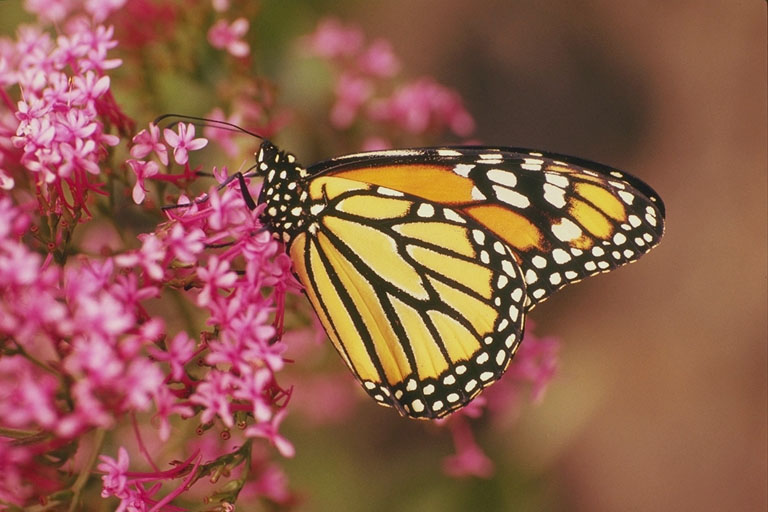
//> input picture src/monarch.jpg, 768 x 512 px
$ ./main   (built with g++ and OpenCV 4)
//> lines starting //> are read from the running program, lines starting //| are printed output that depends on the picture
// Refactored for build in Ubuntu

#include <opencv2/opencv.hpp>
#include <iostream>
#include <stdio.h>
#include <stdlib.h>
#include <math.h>

// Precise Time Measurement
#if defined(_WIN32) || defined(__CYGWIN__)
// Windows (x86 or x64)
#include <windows.h>
#elif defined(__linux__)
// Linux
#include <time.h>
#else
#error Unknown environment!
#endif

// Intel x86 SIMD Intrinsics
#if defined(_MSC_VER)
/* Microsoft C/C++-compatible compiler */
#include <intrin.h>
#elif defined(__GNUC__) && (defined(__x86_64__) || defined(__i386__))
/* GCC-compatible compiler, targeting x86/x86-64 */
#include <x86intrin.h>
#elif defined(__GNUC__) && defined(__ARM_NEON__)
/* GCC-compatible compiler, targeting ARM with NEON */
#include <arm_neon.h>
#elif defined(__GNUC__) && defined(__IWMMXT__)
/* GCC-compatible compiler, targeting ARM with WMMX */
#include <mmintrin.h>
#elif (defined(__GNUC__) || defined(__xlC__)) && (defined(__VEC__) || defined(__ALTIVEC__))
/* XLC or GCC-compatible compiler, targeting PowerPC with VMX/VSX */
#include <altivec.h>
#elif defined(__GNUC__) && defined(__SPE__)
/* GCC-compatible compiler, targeting PowerPC with SPE */
#include <spe.h>
#endif

using namespace cv;
using namespace std;

unsigned long calculateElapsedTime(unsigned long start, unsigned long stop);
unsigned long getCurrentTimeInMicroseconds();
void SobelNonSimd(Rect cropSize, Mat inputImage);
void SobelSimd(Rect cropSize, Mat inputImage);
void SobelOpenCV(Rect cropSize, Mat inputImage);

// precise time measurement
unsigned long t1, t2, elapsedTime;

// OpenCV image datatypes
Mat originalImage;
Mat resultImageNonSimd;
Mat resultImageSimd;
Mat resultImageOpenCV;

uchar *outputPointer;
uchar *inputPointer;

int width;
int height;

// crop image and remove added borders
const int border = 8;

int main(int argc, char **argv)
{
    if (border < 1)
    {
        cout << "border must be greater than or equal to 1" << endl;
        cout << "Press any key to exit!" << endl;
        getchar();
        return 0;
    }

    // load input image
    originalImage = imread("monarch.jpg", IMREAD_GRAYSCALE);
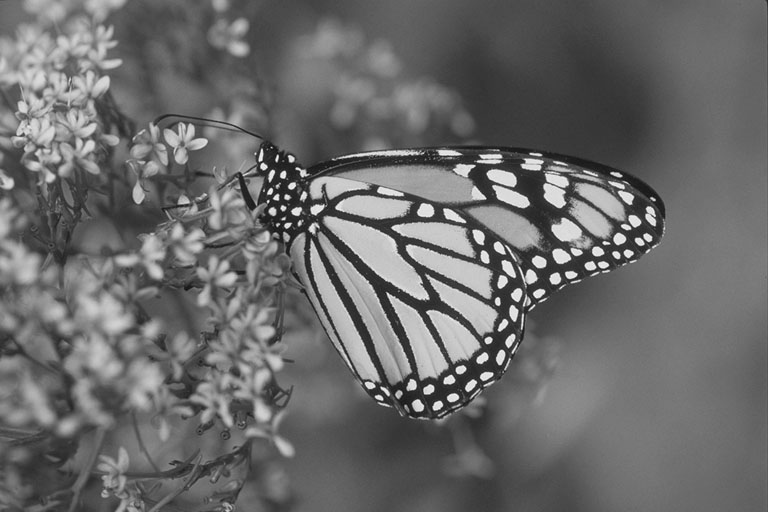
//> originalImage: 512 rows x 768 cols, CV_8UC1; min 11, max 255, mean 106

    int imageWidth = originalImage.cols;
//> imageWidth = 768
    int imageHeight = originalImage.rows;
//> imageHeight = 512

    Rect cropped(border, border, imageWidth, imageHeight);
//> cropped = Rect(8, 8, 768, 512)

    // show input image
    namedWindow("Original", WINDOW_AUTOSIZE);
    imshow("Original", originalImage);
    // add border to image using replication method
    copyMakeBorder(originalImage, originalImage, border, border, border, border, BORDER_REPLICATE);
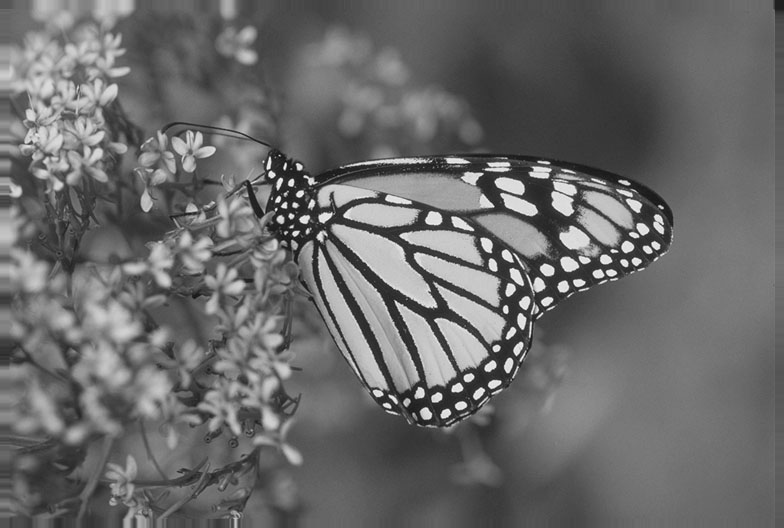
//> originalImage: 528 rows x 784 cols, CV_8UC1; min 11, max 255, mean 105.6

    /******************* Non-SIMD ********************/

    SobelNonSimd(cropped, originalImage);

    namedWindow("Sobel-Non-SIMD", WINDOW_AUTOSIZE);
    imshow("Sobel-Non-SIMD", resultImageNonSimd);

    /********************** SIMD *********************/

    SobelSimd(cropped, originalImage);

    namedWindow("Sobel-SIMD", WINDOW_AUTOSIZE);
    imshow("Sobel-SIMD", resultImageSimd);

    /************* OpenCV Built-in Sobel *************/

    SobelOpenCV(cropped, originalImage);

    namedWindow("Sobel-OpenCV", WINDOW_AUTOSIZE);
    imshow("Sobel-OpenCV", resultImageOpenCV);

    waitKey(); // Wait for a keystroke in the window
    getchar();
    return 0;
}

unsigned long calculateElapsedTime(unsigned long start, unsigned long stop)
{
    return stop - start;
}

unsigned long getCurrentTimeInMicroseconds()
{
#if defined(_WIN32) || defined(__CYGWIN__)
    // Windows (x86 or x64)
    LARGE_INTEGER freq;
    LARGE_INTEGER t;
    QueryPerformanceFrequency(&freq);
    QueryPerformanceCounter(&t);
    return (unsigned long)((1.0e6 * t.QuadPart) / freq.QuadPart);
#elif defined(__linux__)
    // Linux
    struct timespec t;
    clock_gettime(CLOCK_MONOTONIC, &t);
    return (unsigned long)(1.0e6 * t.tv_sec + 1.0e-3 * t.tv_nsec);
#else
    return 0;
#error Unknown environment!
#endif
}

void SobelNonSimd(Rect cropSize, Mat inputImage)
{
//> called with cropSize = Rect(8, 8, 768, 512)
    Mat outputImage;

    // allocate new array data for outputImage with the same size as inputImage.
    outputImage.create(inputImage.size(), inputImage.depth());

    uchar m1, m2, m3, m4, m5, m6, m7, m8, m9;
    int Gx, Gy;

    outputPointer = outputImage.ptr<uchar>();
    inputPointer = inputImage.ptr<uchar>();

    width = inputImage.cols;
//> width = 784
    height = inputImage.rows;
//> height = 528

    // start timer
    t1 = getCurrentTimeInMicroseconds();

    for (int i = (border - 1); i < height - (border + 1); i++) // rows
    {
        for (int j = (border - 1); j < width - (border + 1); j++) // cols
        {

            /*
            Sobel operator input matrix
            +~~~~~~~~~~~~~~+
            | m1 | m2 | m3 |
            |~~~~+~~~~+~~~~+
            | m4 | m5 | m6 |
            |~~~~+~~~~+~~~~+
            | m7 | m8 | m9 |
            +~~~~+~~~~+~~~~+
            */

            m1 = *(inputPointer + i * width + j);
            m2 = *(inputPointer + i * width + j + 1);
            m3 = *(inputPointer + i * width + j + 2);

            m4 = *(inputPointer + (i + 1) * width + j);
            m5 = *(inputPointer + (i + 1) * width + j + 1);
            m6 = *(inputPointer + (i + 1) * width + j + 2);

            m7 = *(inputPointer + (i + 2) * width + j);
            m8 = *(inputPointer + (i + 2) * width + j + 1);
            m9 = *(inputPointer + (i + 2) * width + j + 2);

            // Calculating Gx
            Gx = (m3 + 2 * m6 + m9) - (m1 + 2 * m4 + m7);

            // Calculating Gy
            Gy = (m1 + 2 * m2 + m3) - (m7 + 2 * m8 + m9);

            outputPointer[(i + 1) * width + j + 1] = saturate_cast<uchar>(abs(Gx) + abs(Gy)); // approximate
        }
    }
//> this loop made 512 passes
//> (m1, m2, m3, m4, m5, m6) on passes 1 to 3: (60, 32, 32, 60, 32, 32), (60, 32, 32, 80, 35, 35), (80, 35, 35, 99, 40, 40)
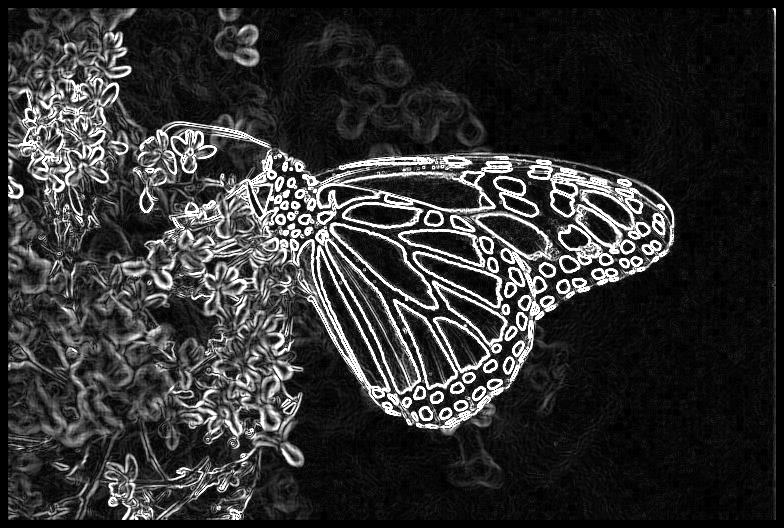
//> outputImage: 528 rows x 784 cols, CV_8UC1; min 0, max 255, mean 48.7
//> after the loop, m1 = 100; m2 = 89; m3 = 89; m4 = 99; m5 = 87; m6 = 87

    // stop timer
    t2 = getCurrentTimeInMicroseconds();
    // calculate and print elapsed time in microseconds
    elapsedTime = calculateElapsedTime(t1, t2);
    cout << "Execution time for non-SIMD Sobel edge detection:" << endl;
    cout << elapsedTime << " us" << endl;

    outputImage = outputImage(cropSize);
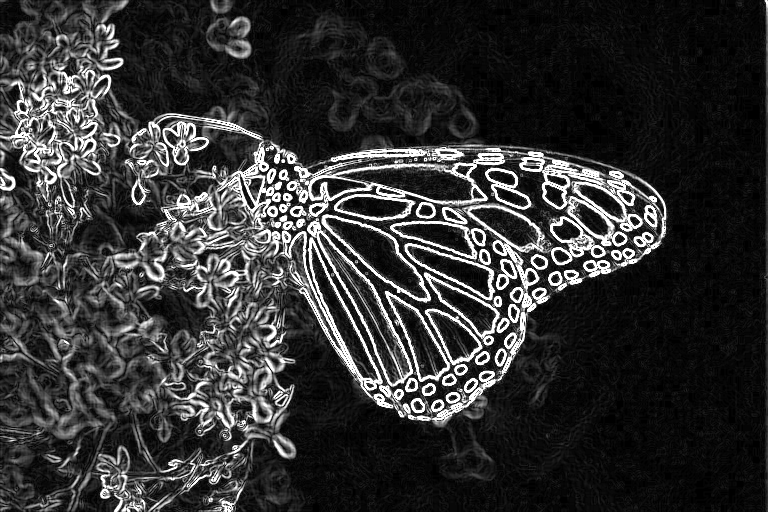
//> outputImage: 512 rows x 768 cols, CV_8UC1; min 0, max 255, mean 51.3

    // Copy outputImage to resultImageNonSimd
    resultImageNonSimd = outputImage.clone();
}

void SobelSimd(Rect cropSize, Mat inputImage)
{
//> called with cropSize = Rect(8, 8, 768, 512)
    Mat outputImage;

    // inputImage = imread("boat.png", IMREAD_GRAYSCALE);
    outputImage.create(inputImage.size(), inputImage.depth());

    __m128i p1, p2, p3, p4, p5, p6, p7, p8, p9;
    __m128i gx, gy, temp, G;

    outputPointer = outputImage.ptr<uchar>();
    inputPointer = inputImage.ptr<uchar>();

    width = inputImage.cols;
    height = inputImage.rows;

    // start timer
    t1 = getCurrentTimeInMicroseconds();

    for (int i = (border - 1); i < height - (border + 1); i += 1)
    {
        for (int j = (border - 1); j < width - (2 * border - 1); j += 8)
        {

            /*
            Sobel operator input matrix
            +~~~~~~~~~~~~~~+
            | p1 | p2 | p3 |
            |~~~~+~~~~+~~~~+
            | p4 | p5 | p6 |
            |~~~~+~~~~+~~~~+
            | p7 | p8 | p9 |
            +~~~~+~~~~+~~~~+
            */

            /*
            __m128i _mm_loadu_si128 (__m128i const* mem_addr)
            Load 128-bits of integer data from memory into dst. mem_addr does not need to be aligned on any particular boundary.
            */

            p1 = _mm_loadu_si128((__m128i *)(inputPointer + i * width + j));
            p2 = _mm_loadu_si128((__m128i *)(inputPointer + i * width + j + 1));
            p3 = _mm_loadu_si128((__m128i *)(inputPointer + i * width + j + 2));

            p4 = _mm_loadu_si128((__m128i *)(inputPointer + (i + 1) * width + j));
            p5 = _mm_loadu_si128((__m128i *)(inputPointer + (i + 1) * width + j + 1));
            p6 = _mm_loadu_si128((__m128i *)(inputPointer + (i + 1) * width + j + 2));

            p7 = _mm_loadu_si128((__m128i *)(inputPointer + (i + 2) * width + j));
            p8 = _mm_loadu_si128((__m128i *)(inputPointer + (i + 2) * width + j + 1));
            p9 = _mm_loadu_si128((__m128i *)(inputPointer + (i + 2) * width + j + 2));

            /*
            __m128i _mm_srli_epi16 (__m128i a, int imm8)
            Shift packed 16-bit integers in a right by imm8 while shifting in zeros, and store the Gs in dst.

            __m128i _mm_unpacklo_epi8 (__m128i a, __m128i b)
            Unpack and interleave 8-bit integers from the low half of a and b, and store the Gs in dst.
            */

            // convert image 8-bit unsigned integer data to 16-bit signed integers to use in arithmetic operations
            p1 = _mm_srli_epi16(_mm_unpacklo_epi8(p1, p1), 8);
            p2 = _mm_srli_epi16(_mm_unpacklo_epi8(p2, p2), 8);
            p3 = _mm_srli_epi16(_mm_unpacklo_epi8(p3, p3), 8);
            p4 = _mm_srli_epi16(_mm_unpacklo_epi8(p4, p4), 8);
            p5 = _mm_srli_epi16(_mm_unpacklo_epi8(p5, p5), 8);
            p6 = _mm_srli_epi16(_mm_unpacklo_epi8(p6, p6), 8);
            p7 = _mm_srli_epi16(_mm_unpacklo_epi8(p7, p7), 8);
            p8 = _mm_srli_epi16(_mm_unpacklo_epi8(p8, p8), 8);
            p9 = _mm_srli_epi16(_mm_unpacklo_epi8(p9, p9), 8);

            /*
            __m128i _mm_add_epi16 (__m128i a, __m128i b)
            Add packed 16-bit integers in a and b, and store the Gs in dst.

            __m128i _mm_sub_epi16 (__m128i a, __m128i b)
            Subtract packed 16-bit integers in b from packed 16-bit integers in a, and store the Gs in dst.
            */

            // Calculating Gx = (p3 + 2 * p6 + p9) - (p1 + 2 * p4 + p7)
            gx = _mm_add_epi16(p6, p6);   // 2*p6
            gx = _mm_add_epi16(gx, p3);   // p3 + 2*p6
            gx = _mm_add_epi16(gx, p9);   // p3 + 2*p6 + p9
            gx = _mm_sub_epi16(gx, p1);   // p3 + 2*p6 + p9 - p1
            temp = _mm_add_epi16(p4, p4); // 2*p4
            gx = _mm_sub_epi16(gx, temp); // p3 + 2*p6 + p9 - (p1 + 2*p4)
            gx = _mm_sub_epi16(gx, p7);   // p3 + 2*p6 + p9 - (p1 + 2*p4 + p7)

            // Calculating Gy = (p1 + 2 * p2 + p3) - (p7 + 2 * p8 + p9)
            gy = _mm_add_epi16(p2, p2);   // 2*p2
            gy = _mm_add_epi16(gy, p1);   // p1 + 2*p2
            gy = _mm_add_epi16(gy, p3);   // p1 + 2*p2 + p3
            gy = _mm_sub_epi16(gy, p7);   // p1 + 2*p2 + p3 - p7
            temp = _mm_add_epi16(p8, p8); // 2*p8
            gy = _mm_sub_epi16(gy, temp); // p1 + 2*p2 + p3 - (p7 + 2*p8)
            gy = _mm_sub_epi16(gy, p9);   // p1 + 2*p2 + p3 - (p7 + 2*p8 + p9)

            /*
            __m128i _mm_abs_epi16 (__m128i a)
            Compute the absolute value of packed 16-bit integers in a, and store the unsigned Gs in dst.
            */

            gx = _mm_abs_epi16(gx); // |Gx|
            gy = _mm_abs_epi16(gy); // |Gy|

            // G = |Gx| + |Gy|
            G = _mm_add_epi16(gx, gy);

            /*
            __m128i _mm_packus_epi16 (__m128i a, __m128i b)
            Convert packed 16-bit integers from a and b to packed 8-bit integers using unsigned saturation, and store the results in dst.
            */
            G = _mm_packus_epi16(G, G);

            /*
            void _mm_storeu_si128 (__m128i* mem_addr, __m128i a)
            Store 128-bits of integer data from a into memory. mem_addr does not need to be aligned on any particular boundary.
            */
            _mm_storeu_si128((__m128i *)(outputPointer + (i + 1) * width + j + 1), G);
        }
    }

    // stop timer
    t2 = getCurrentTimeInMicroseconds();
    // calculate and print elapsed time in microseconds
    elapsedTime = calculateElapsedTime(t1, t2);
    cout << "Execution time for SIMD Sobel edge detection:" << endl;
    cout << elapsedTime << " us" << endl;

    // crop image and remove added borders
    outputImage = outputImage(cropSize);

    // Copy outputImage to resultImageSimd
    resultImageSimd = outputImage.clone();
}

void SobelOpenCV(Rect cropSize, Mat inputImage)
{
//> called with cropSize = Rect(8, 8, 768, 512)
    Mat outputImage;

    /// Generate grad_x and grad_y
    Mat grad_x, grad_y;
    Mat abs_grad_x, abs_grad_y;
    int scale = 1;
    int delta = 0;
    int ddepth = CV_8U;

    inputImage = inputImage(cropSize);

    // start timer
    t1 = getCurrentTimeInMicroseconds();

    // Gradient X
    Sobel(inputImage, grad_x, ddepth, 1, 0, 3, scale, delta, BORDER_DEFAULT);
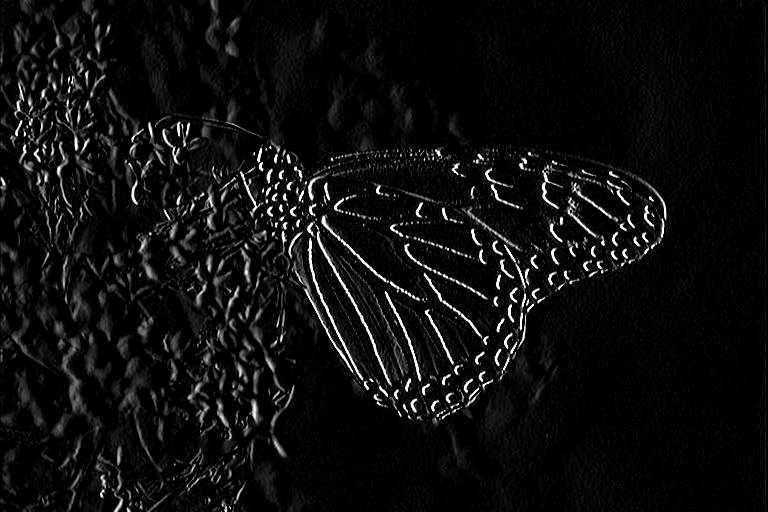
//> grad_x: 512 rows x 768 cols, CV_8UC1; min 0, max 255, mean 14.1
    convertScaleAbs(grad_x, abs_grad_x, 1, 0);

    // Gradient Y
    Sobel(inputImage, grad_y, ddepth, 0, 1, 3, scale, delta, BORDER_DEFAULT);
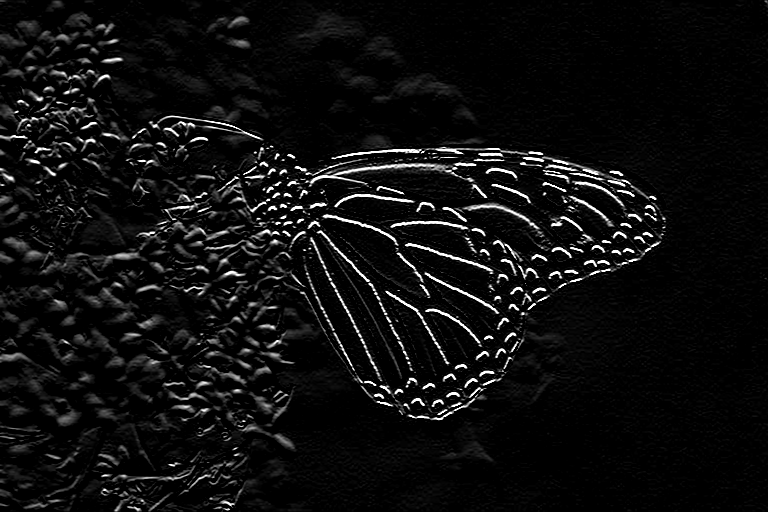
//> grad_y: 512 rows x 768 cols, CV_8UC1; min 0, max 255, mean 14.7
    convertScaleAbs(grad_y, abs_grad_y, 1, 0);

    /// Total Gradient (approximate)
    addWeighted(abs_grad_x, 2.0, abs_grad_y, 2.0, 0, outputImage);
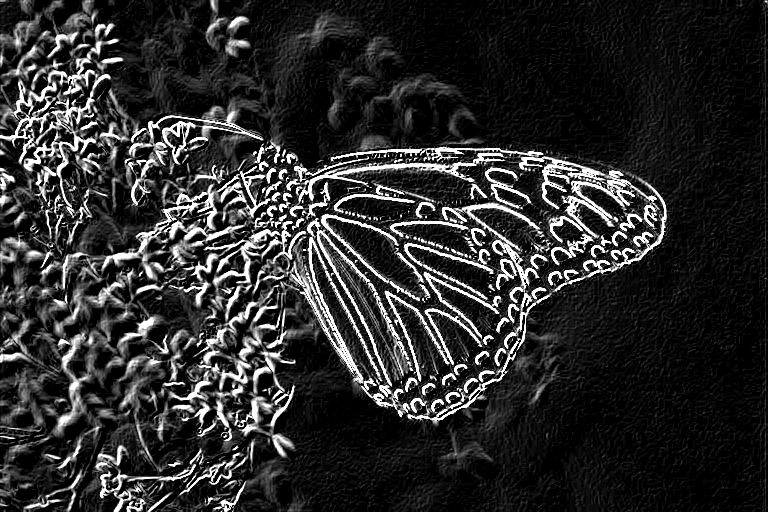
//> outputImage: 512 rows x 768 cols, CV_8UC1; min 0, max 255, mean 44.8

    // stop timer
    t2 = getCurrentTimeInMicroseconds();
    // calculate and print elapsed time in microseconds
    elapsedTime = calculateElapsedTime(t1, t2);
    cout << "Execution time for OpenCV Sobel edge detection:" << endl;
    cout << elapsedTime << " us" << endl;

    // Copy outputImage to resultImageOpenCV
    resultImageOpenCV = outputImage.clone();
}
